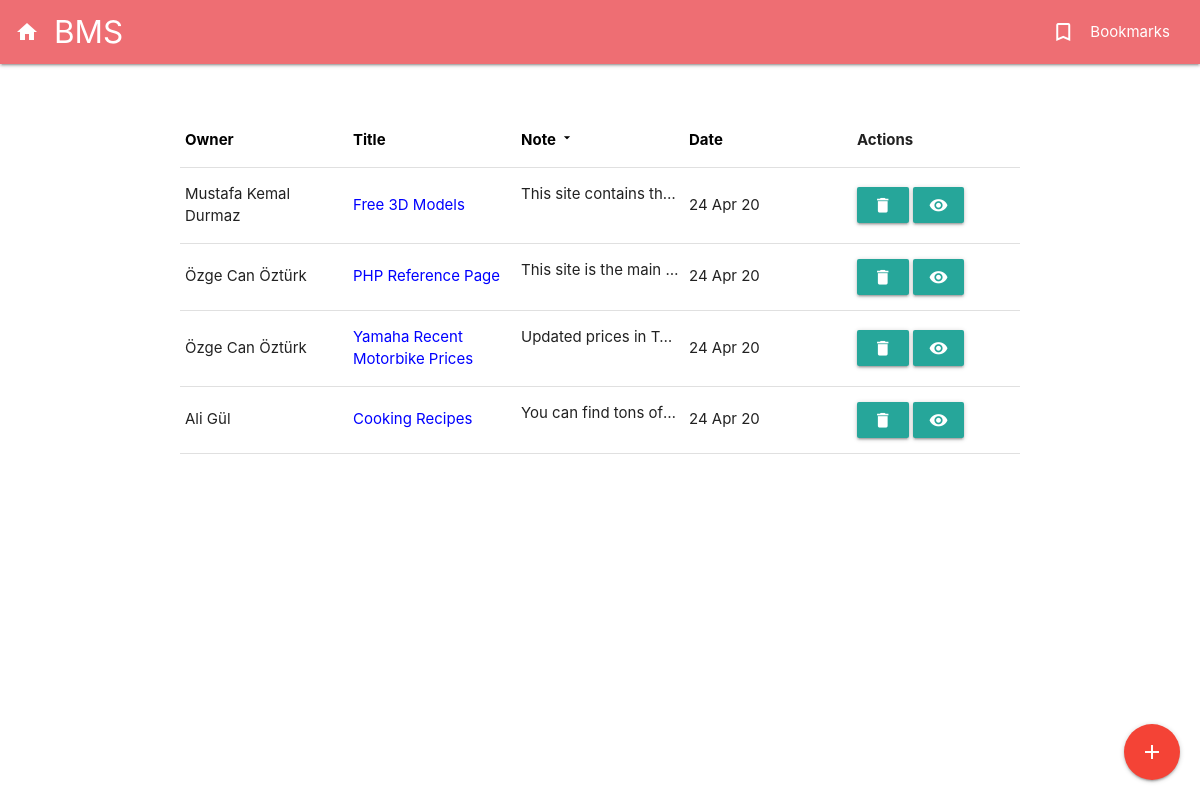
/bookmark.php?sort=note, run on the app's committed database.
### tables this page shows
CREATE TABLE IF NOT EXISTS `bookmark` (
  `id` int(11) NOT NULL AUTO_INCREMENT,
  `title` varchar(256) NOT NULL,
  `url` varchar(512) NOT NULL,
  `note` text NOT NULL,
  `owner` int(11) NOT NULL,
  `created` timestamp NOT NULL DEFAULT CURRENT_TIMESTAMP,
  PRIMARY KEY (`id`),
  KEY `owner` (`owner`)
);

CREATE TABLE IF NOT EXISTS `user` (
  `id` int(11) NOT NULL AUTO_INCREMENT,
  `name` varchar(256) NOT NULL,
  `email` varchar(256) NOT NULL,
  `password` varchar(100) NOT NULL,
  `bday` date NOT NULL,
  `profile` varchar(100) NOT NULL,
  PRIMARY KEY (`id`),
  UNIQUE KEY `email` (`email`)
);

### bookmark.php (the view, shortened to what this page needs)
<?php
	require "./db.php" ;
	$sortM = $_GET["sort"];
	if ($sortM == "owner")
		$sql = "select * from bookmark order by bookmark.owner";
	else if ($sortM == "title")
		$sql = "select * from bookmark order by bookmark.title";
	else if ($sortM == "note")
		$sql = "select * from bookmark order by bookmark.note";
	$sqlU = "select * from user order by id";
	try {
		$stmt = $db->query($sql) ;
		$bookmarks = $stmt->fetchAll(PDO::FETCH_ASSOC) ;
		$stmtU = $db->query($sqlU);
		$users = $stmtU->fetchAll(PDO::FETCH_ASSOC) ;
	}catch(PDOException $ex) {
		echo $ex->getMessage() ;
		die("<p>There is Something Wrong!!</p>") ;
	}
?>
<!DOCTYPE html>
<html>
	<head>
		<link rel="stylesheet" href="https://cdnjs.cloudflare.com/ajax/libs/materialize/1.0.0/css/materialize.min.css">
</head>
<body>
	<nav>
		<div class="nav-wrapper">
			<a href="index.php" class="brand-logo"><i class="large material-icons">home</i>BMS</a>
			<ul id="nav-mobile" class="right hide-on-med-and-down">
				<li><a href="bookmark.php"><i class="material-icons left">bookmark_border</i>Bookmarks</a></li>
			</ul>
		</div>
	</nav>
	<div class="container">
		<table class="highlight">
			<tr>
				<th><a href="bookmark.php?sort=owner">Owner <?= $_GET["sort"] == "owner" ?  "<i class='tiny material-icons'>arrow_drop_down</i>" : ""?></a></th>
				<th><a href="bookmark.php?sort=title">Title <?= $_GET["sort"] == "title" ? "<i class='tiny material-icons'>arrow_drop_down</i>" : ""?></a></th>
				<th><a href="bookmark.php?sort=note">Note <?= $_GET["sort"] == "note" ? "<i class='tiny material-icons'>arrow_drop_down</i>" : ""?></a></th>
				<th><a href="bookmark.php?sort=created">Date <?= $crt != "yes" ? "" : "<i class='tiny material-icons'>arrow_drop_down</i>"?><?= $_GET["sort"] != "created" ? "" : "<i class='tiny material-icons'>arrow_drop_down</i>"?></a></th>
				<th>Actions</th>
			</tr>
			<?php foreach( $bookmarks as $bookmark) : ?>
				<tr>
				<?php foreach ($users as $user) {if($user["id"] == $bookmark["owner"]){$name = $user["name"];}}?>
				<td><?= $name ?></td>
				<td style="color: blue"><?= $bookmark["title"] ?></td>
				<td class="truncate"><?= $bookmark["note"] ?></td>
				<?php $date = new DateTime($bookmark["created"]) ?>
				<td><?= date_format($date, 'd M y')?></td>
				<td><a class="waves-effect waves-light btn" href="delete.php?id=<?= $bookmark["id"] ?>"><i class="material-icons">delete</i></a>
					<a class="waves-effect waves-light btn modal-trigger" data-target="modalView-<?= $bookmark["id"] ?>"><i class="material-icons">remove_red_eye</i></a>
				</td>
				</tr>
			<?php endforeach ; ?>
		</table>
    </div>
	<a class="btn-floating btn-large waves-effect waves-light red add modal-trigger" data-target="modalAdd"><i class="material-icons">add</i></a>
</body>
</html>

### bookmark.php (style rules this page uses)
.nav-wrapper { margin-left: 15px; margin-right: 15px; }
.container { margin-top: 50px; }
.highlight { table-layout: fixed; }
.add { position: fixed; right: 20px; bottom: 20px; }
a { color: black; }

### data on the page
bookmark: owner.name "Mustafa Kemal Durmaz", title "Free 3D Models", note "This site contains th…", created "24 Apr 20"
bookmark: owner.name "Özge Can Öztürk", title "PHP Reference Page", note "This site is the main…", created "24 Apr 20"
bookmark: owner.name "Özge Can Öztürk", title "Yamaha Recent Motorbike Prices", note "Updated prices in T…", created "24 Apr 20"
bookmark: owner.name "Ali Gül", title "Cooking Recipes", note "You can find tons of…", created "24 Apr 20"
